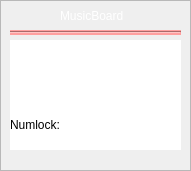
   <widget class="QFrame" name="NumLockInfo">
    <property name="geometry">
     <rect>
      <x>300</x>
      <y>190</y>
      <width>191</width>
      <height>171</height>
     </rect>
    </property>
    <property name="frameShape">
     <enum>QFrame::StyledPanel</enum>
    </property>
    <property name="frameShadow">
     <enum>QFrame::Plain</enum>
    </property>
    <widget class="QLabel" name="label_40">
     <property name="geometry">
      <rect>
       <x>60</x>
       <y>0</y>
       <width>81</width>
       <height>31</height>
      </rect>
     </property>
     <property name="styleSheet">
      <string notr="true">color: rgb(255, 255, 255);
background-color: rgba(255, 255, 255, 0);</string>
     </property>
     <property name="text">
      <string>MusicBoard</string>
     </property>
    </widget>
    <widget class="Line" name="line_11">
     <property name="geometry">
      <rect>
       <x>10</x>
       <y>30</y>
       <width>171</width>
       <height>5</height>
      </rect>
     </property>
     <property name="sizePolicy">
      <sizepolicy hsizetype="Preferred" vsizetype="Fixed">
       <horstretch>0</horstretch>
       <verstretch>0</verstretch>
      </sizepolicy>
     </property>
     <property name="minimumSize">
      <size>
       <width>0</width>
       <height>5</height>
      </size>
     </property>
     <property name="maximumSize">
      <size>
       <width>16777215</width>
       <height>5</height>
      </size>
     </property>
     <property name="styleSheet">
      <string notr="true">background-color: rgb(255, 159, 159);</string>
     </property>
     <property name="orientation">
      <enum>Qt::Horizontal</enum>
     </property>
    </widget>
    <widget class="QLabel" name="label_41">
     <property name="geometry">
      <rect>
       <x>90</x>
       <y>0</y>
       <width>131</width>
       <height>31</height>
      </rect>
     </property>
     <property name="styleSheet">
      <string notr="true">background-image: url(:/pictures/MB.png);
background-color: rgba(136, 138, 133, 0);
selection-background-color: rgba(136, 138, 133, 0);
image: url(:/pictures/MB.png);</string>
     </property>
     <property name="text">
      <string/>
     </property>
     <property name="pixmap">
      <pixmap resource="res.qrc">:/pictures/MB.png</pixmap>
     </property>
    </widget>
    <widget class="QTextEdit" name="textEdit_8">
     <property name="geometry">
      <rect>
       <x>10</x>
       <y>40</y>
       <width>171</width>
       <height>61</height>
      </rect>
     </property>
     <property name="frameShape">
      <enum>QFrame::Panel</enum>
     </property>
     <property name="frameShadow">
      <enum>QFrame::Plain</enum>
     </property>
     <property name="lineWidth">
      <number>0</number>
     </property>
     <property name="html">
      <string>&lt;!DOCTYPE HTML PUBLIC &quot;-//W3C//DTD HTML 4.0//EN&quot; &quot;http://www.w3.org/TR/REC-html40/strict.dtd&quot;&gt;
&lt;html&gt;&lt;head&gt;&lt;meta name=&quot;qrichtext&quot; content=&quot;1&quot; /&gt;&lt;style type=&quot;text/css&quot;&gt;
p, li { white-space: pre-wrap; }
&lt;/style&gt;&lt;/head&gt;&lt;body style=&quot; font-family:'Cantarell'; font-size:11pt; font-weight:400; font-style:normal;&quot;&gt;
&lt;p align=&quot;center&quot; style=&quot; margin-top:0px; margin-bottom:0px; margin-left:0px; margin-right:0px; -qt-block-indent:0; text-indent:0px;&quot;&gt;&lt;span style=&quot; font-size:9pt; color:#ffffff;&quot;&gt;Click on the &lt;/span&gt;&lt;span style=&quot; font-size:9pt; font-weight:600; color:#ffffff;&quot;&gt;&amp;quot; 7 &amp;quot;/ &amp;quot; Home &amp;quot;&lt;/span&gt;&lt;span style=&quot; font-size:9pt; color:#ffffff;&quot;&gt; key on your numpad to determine if NumLock in on.&lt;/span&gt;&lt;/p&gt;&lt;/body&gt;&lt;/html&gt;</string>
     </property>
    </widget>
    <widget class="QLabel" name="NumLockLabel">
     <property name="geometry">
      <rect>
       <x>10</x>
       <y>99</y>
       <width>171</width>
       <height>51</height>
      </rect>
     </property>
     <property name="styleSheet">
      <string notr="true">background-color: rgb(255, 255, 255);</string>
     </property>
     <property name="text">
      <string>Numlock: </string>
     </property>
    </widget>
   </widget>
